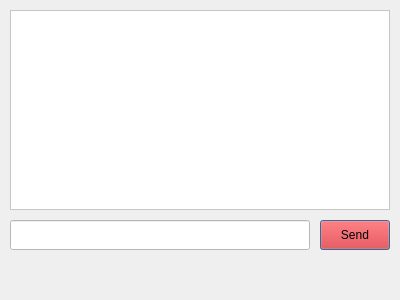
<?xml version="1.0" encoding="UTF-8"?>
<ui version="4.0">
 <class>ChatDialog</class>
 <widget class="QDialog" name="ChatDialog">
  <property name="geometry">
   <rect>
    <x>0</x>
    <y>0</y>
    <width>400</width>
    <height>300</height>
   </rect>
  </property>
  <property name="windowTitle">
   <string>Chat</string>
  </property>
  <property name="styleSheet">
   <string notr="true">backgournd-color: black;</string>
  </property>
  <widget class="QTextEdit" name="chatArea">
   <property name="geometry">
    <rect>
     <x>10</x>
     <y>10</y>
     <width>380</width>
     <height>200</height>
    </rect>
   </property>
   <property name="styleSheet">
    <string notr="true">background-color: white;
color: black;</string>
   </property>
   <property name="readOnly">
    <bool>true</bool>
   </property>
  </widget>
  <widget class="QLineEdit" name="inputField">
   <property name="geometry">
    <rect>
     <x>10</x>
     <y>220</y>
     <width>300</width>
     <height>30</height>
    </rect>
   </property>
   <property name="styleSheet">
    <string notr="true">background-color: white;
color: black;</string>
   </property>
  </widget>
  <widget class="QPushButton" name="sendButton">
   <property name="geometry">
    <rect>
     <x>320</x>
     <y>220</y>
     <width>70</width>
     <height>30</height>
    </rect>
   </property>
   <property name="styleSheet">
    <string notr="true">background-color: red;
color: black;</string>
   </property>
   <property name="text">
    <string>Send</string>
   </property>
  </widget>
 </widget>
 <resources/>
 <connections/>
</ui>
